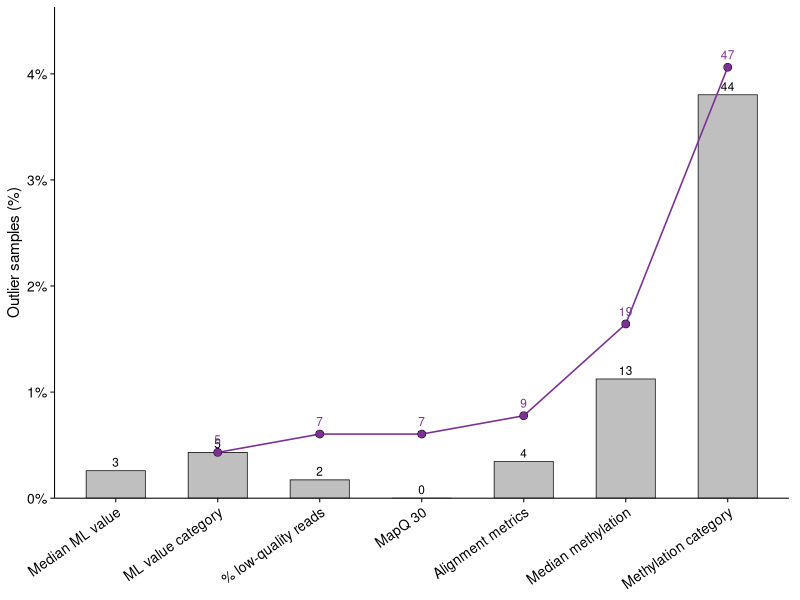

Generate this figure with R:
library(tidyverse)
library(scales)

theme_set(theme_classic(base_size = 12))

df <- tribble(
  ~metric, ~tested, ~outlier, ~accumulated,
  "Median ML value",        1158, 3,  NA,
  "ML value category",      1158, 5,  5,
  "% low-quality reads",    1158, 2,  7,
  "MapQ 30",                1158, 0,  7,
  "Alignment metrics",      1158, 4,  9,
  "Median methylation",     1157, 13, 19,
  "Methylation category",   1157, 44, 47
) %>%
  mutate(
    metric = factor(metric, levels = metric),
    outlier_pct = outlier / tested * 100,
    accumulated_pct = accumulated / tested * 100
  )

p <- ggplot(df, aes(x = metric)) +
  geom_col(
    aes(y = outlier_pct),
    width = 0.58,
    fill = "grey75",
    color = "black",
    linewidth = 0.25
  ) +
  geom_line(
    aes(y = accumulated_pct, group = 1),
    linewidth = 0.55,
    color = "#7B3294",
    na.rm = TRUE
  ) +
  geom_point(
    aes(y = accumulated_pct),
    size = 2.6,
    shape = 21,
    fill = "#7B3294",
    color = "black",
    stroke = 0.25,
    na.rm = TRUE
  ) +
  geom_text(
    aes(y = outlier_pct, label = outlier),
    vjust = -0.45,
    size = 3.0,
    color = "black"
  ) +
  geom_text(
    aes(y = accumulated_pct, label = accumulated),
    vjust = -0.9,
    size = 3.0,
    color = "#7B3294",
    na.rm = TRUE
  ) +
  scale_y_continuous(
    labels = percent_format(scale = 1, accuracy = 1),
    expand = expansion(mult = c(0, 0.14))
  ) +
  labs(
    x = NULL,
    y = "Outlier samples (%)"
  ) +
  theme(
    axis.text.x = element_text(
      angle = 35,
      hjust = 1,
      vjust = 1,
      size = 10,
      color = "black"
    ),
    axis.text.y = element_text(size = 10, color = "black"),
    axis.title.y = element_text(size = 11, color = "black"),
    axis.line = element_line(linewidth = 0.35, color = "black"),
    axis.ticks = element_line(linewidth = 0.35, color = "black"),
    panel.grid = element_blank(),
    plot.margin = margin(5, 8, 5, 5)
  )

# p

ggsave(
  "QC_outlier_accumulation.pdf",
  plot = p,
  width = 6,
  height = 3.2,
  device = "pdf"
)
